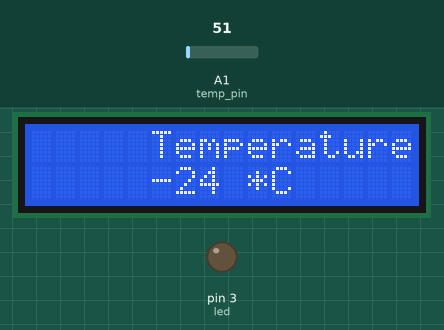
Simulated run of this sketch. Board: Arduino Uno, built with avr-gcc and run on an emulated ATmega328P. Shown: 16×2 character LCD, output pins drawn as LEDs (lit = HIGH). The inputs (shaded band) are chosen by the test bench; at power-on: A1 (temp_pin) = 51. What the sketch prints to the serial monitor is not drawn.

Above: at 1.2 s.
1.3 s: A1 (temp_pin) set to 61
At 1.6 s:
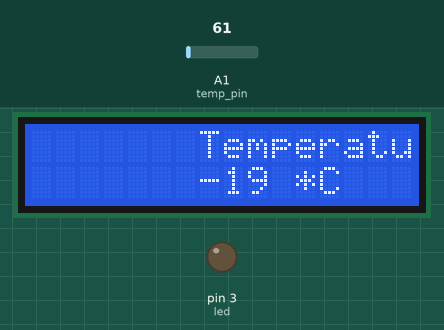
3.0 s: A1 (temp_pin) set to 71
At 3.24 s:
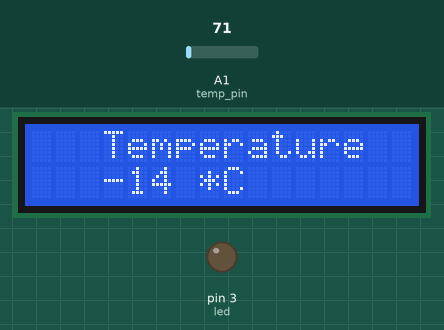
4.6 s: A1 (temp_pin) set to 86
At 4.89 s:
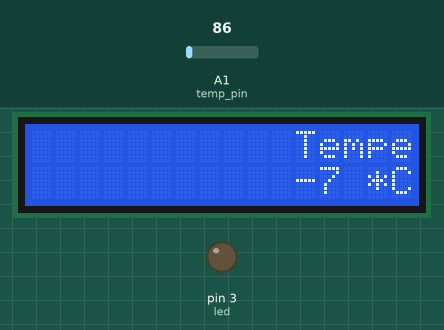
Timing chart, 0 to 7.6 s (numbered marks = the images above; inputs shaded):
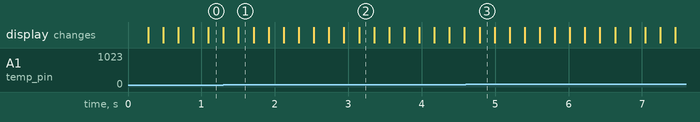

The sketch:

temp_with_lcd.ino
```cpp
#include <LiquidCrystal.h>

const int rs=12, en=11, d4=4, d5=5, d6=6, d7=7;
const int sensor = A0;
const int temp_pin = A1;
const int led = 3;
LiquidCrystal lcd(rs,en,d4,d5,d6,d7);

int temp_value=0;
int sensor_state=0;

void setup() {
    lcd.begin(16,2);
    pinMode(led,OUTPUT);
    Serial.begin(9600);

}

void loop() {

    for (int i = 0; i < 12; i++)
    {
        temp_value = analogRead(temp_pin);
        float mv = (5000/1023.0) * temp_value;
        int cel=(mv - 495)/10;
        Serial.print("Temperature: ");
        Serial.print(cel);
        Serial.println(" *C");
        lcd.clear();
        lcd.setCursor(i,0);
        lcd.print("Temperature");
        lcd.setCursor(i,1);
        lcd.print(cel);
        lcd.print(" *C");
        delay(200);
    }

}
```
